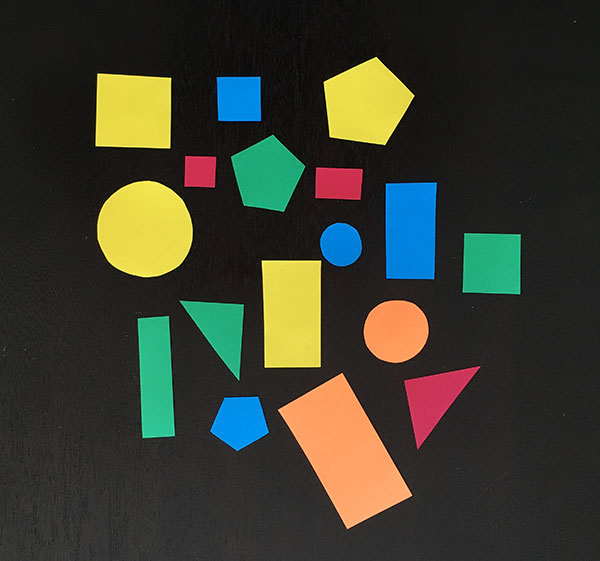
#> input picture image.jpg, 600 x 561 px, given in place of the camera
$ python test213_2.py   (older library calls are emulated)
#> lines starting #> are read from the running program, lines starting #| are printed output that depends on the picture; after the words box and inside, x2 and y2 are one past the last pixel; in counts of white or black regions, pixels touching at a corner belong together
import cv2
import numpy as np

cap = cv2.VideoCapture(0)

while (1):

    # Take each frame
    _, frame = cap.read()
#> frame is the input picture: shape (561, 600, 3); mean B, G, R 47.2, 60.1, 58.4
    hsv = cv2.cvtColor(frame, cv2.COLOR_BGR2HSV)
#> hsv: shape (561, 600, 3); mean H, S, V 33.7, 61.6, 71.1

    lower_red = np.array([30, 150, 50])
    upper_red = np.array([255, 255, 180])

    mask = cv2.inRange(hsv, lower_red, upper_red)
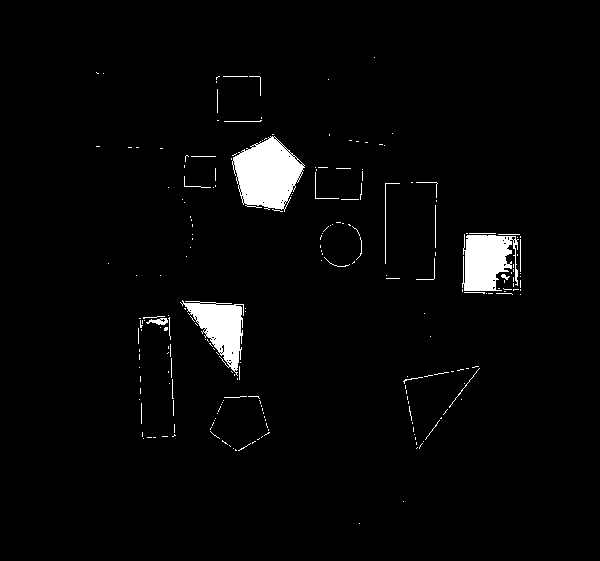
#> mask: shape (561, 600); 2.9% white; 225 white regions (194 under 20 px), largest, box (x1, y1, x2, y2) and area: (232, 136, 305, 212) 3546, (462, 234, 519, 291) 2372, (180, 300, 244, 376) 2224
    res = cv2.bitwise_and(frame, frame, mask=mask)
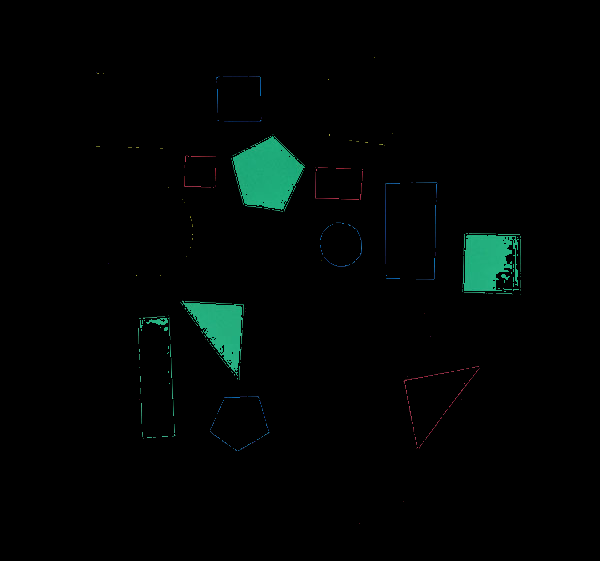
#> res: shape (561, 600, 3); mean B, G, R 3.4, 4.6, 1.1

    laplacian = cv2.Laplacian(frame, cv2.CV_64F)
    sobelx = cv2.Sobel(frame, cv2.CV_64F, 1, 0, ksize=5)
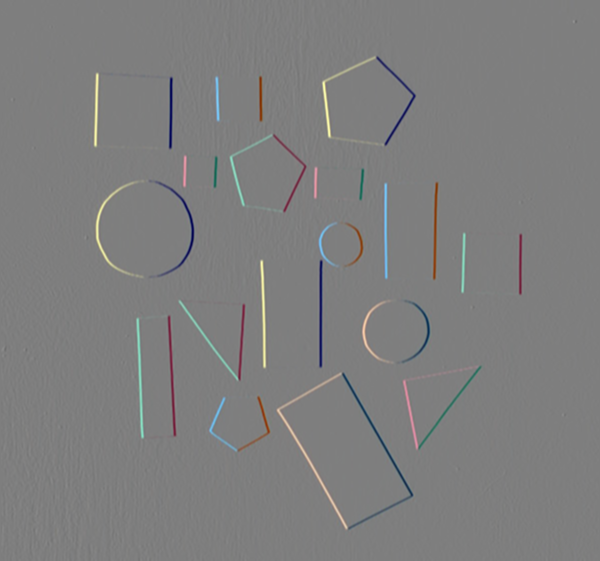
#> sobelx: shape (561, 600, 3) float64; mean B, G, R -0.7, -0.8, -0.9; drawn with min black and max white
    sobely = cv2.Sobel(frame, cv2.CV_64F, 0, 1, ksize=5)
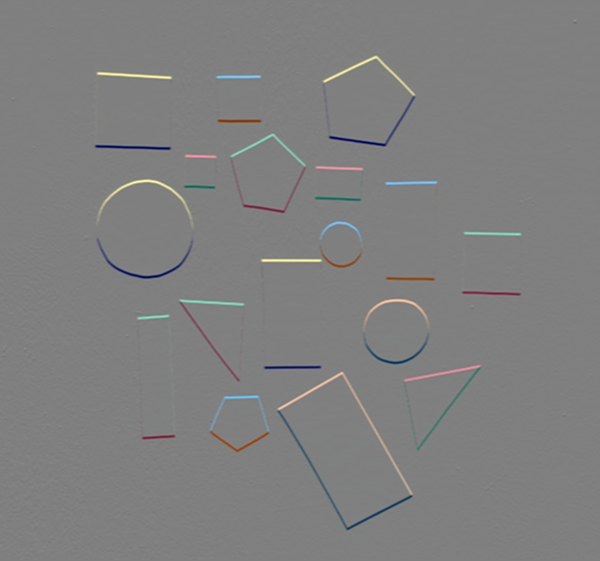
#> sobely: shape (561, 600, 3) float64; mean B, G, R 6.9, 6.6, 6.6; drawn with min black and max white

    cv2.imshow('Original', frame)
    cv2.imshow('Mask', mask)
    cv2.imshow('laplacian', laplacian)
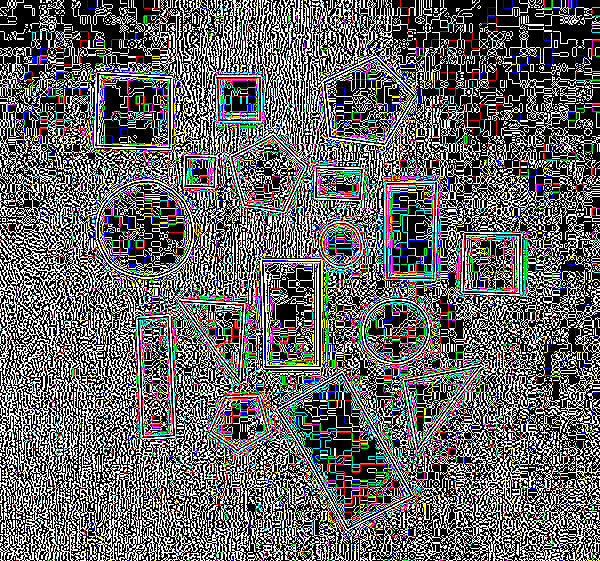
#> window 'laplacian': shape (561, 600, 3); mean B, G, R 101, 100.5, 99.9
    cv2.imshow('sobelx', sobelx)
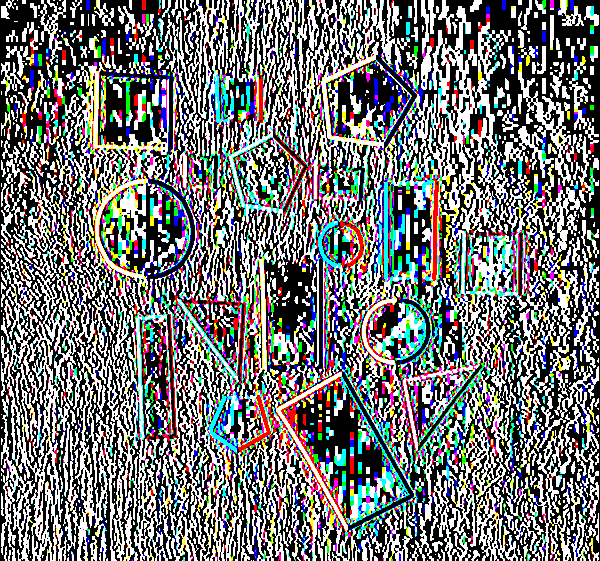
#> window 'sobelx': shape (561, 600, 3); mean B, G, R 115.9, 115.7, 113.9
    cv2.imshow('sobely', sobely)
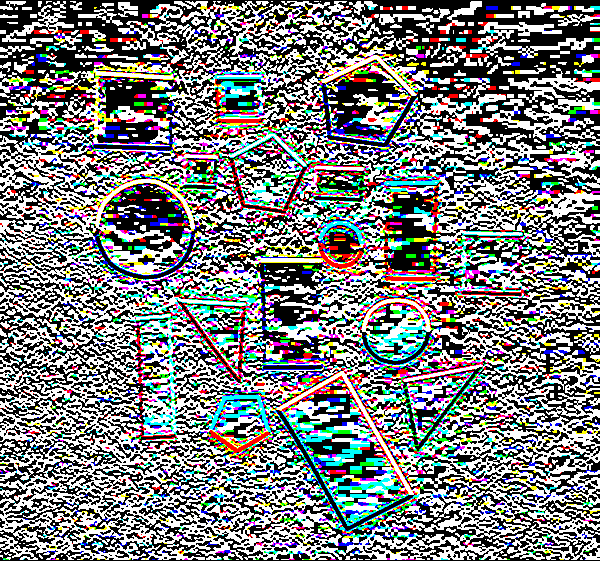
#> window 'sobely': shape (561, 600, 3); mean B, G, R 126.2, 125.7, 123.3

    k = cv2.waitKey(5) & 0xFF
#> (key Esc is pressed here)
    if k == 27:
        break

cv2.destroyAllWindows()
cap.release()

$ run again, on disparity_map.jpg
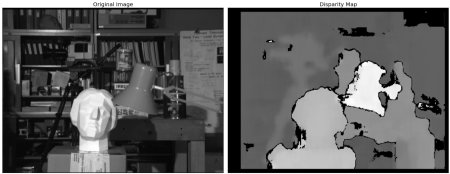
#> input picture disparity_map.jpg, 450 x 174 px, given in place of the camera
#> frame is the input picture: shape (174, 450, 3); min 0, max 255, mean 95.2
#> hsv: shape (174, 450, 3); mean H, S, V 0, 0, 95.2
#> mask: shape (174, 450); every value is 0
#> res: shape (174, 450, 3); every value is 0
#> `cv2.imshow('laplacian', laplacian)`:
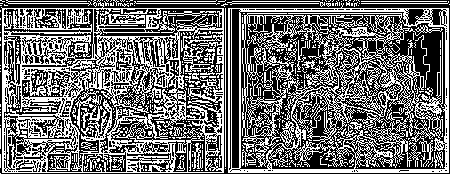
#> window 'laplacian': shape (174, 450, 3); 43.4% white in thin lines or dots
#> `cv2.imshow('sobely', sobely)`:
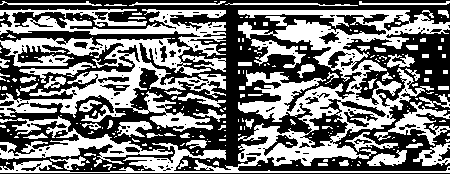
#> window 'sobely': shape (174, 450, 3); 46.4% white; 239 white regions (171 under 20 px), largest, box (x1, y1, x2, y2) and area: (0, 10, 450, 173) 14053, (0, 9, 226, 132) 11281, (0, 116, 173, 167) 2410

$ run again, on rostopic_list.png
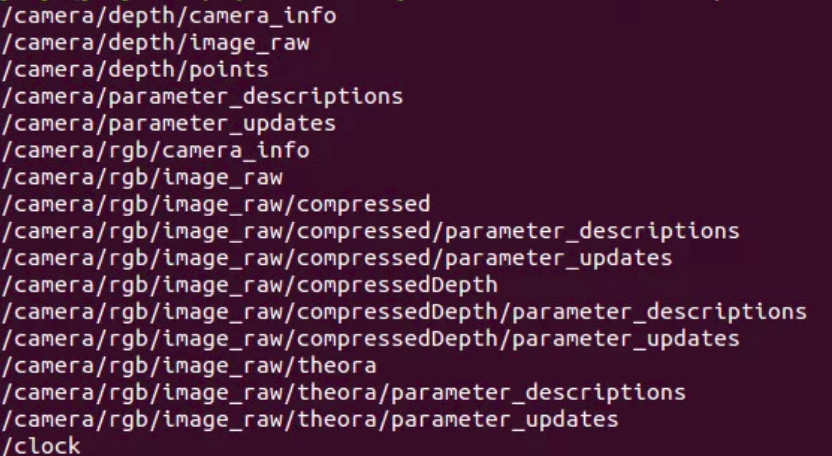
#> input picture rostopic_list.png, 832 x 456 px, given in place of the camera
#> frame is the input picture: shape (456, 832, 3); mean B, G, R 59, 33.6, 74.4
#> hsv: shape (456, 832, 3); mean H, S, V 157.8, 172.5, 75.2
#> `mask = cv2.inRange(hsv, lower_red, upper_red)`:
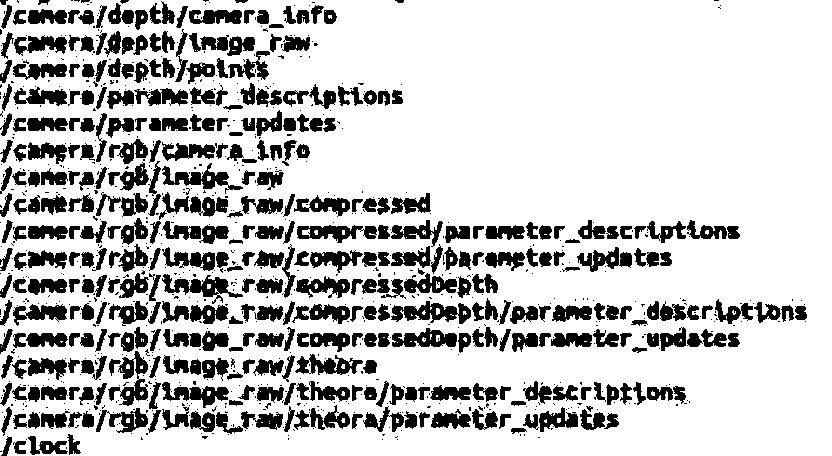
#> mask: shape (456, 832); 78% white; 1065 black regions (682 under 20 px), largest, box (x1, y1, x2, y2) and area: (391, 301, 471, 324) 987, (162, 274, 243, 304) 912, (108, 351, 148, 406) 901
#> `cv2.imshow('sobely', sobely)`:
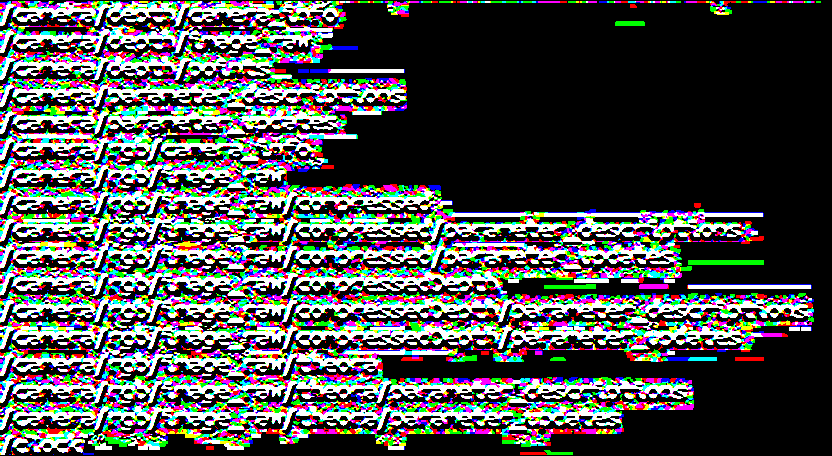
#> window 'sobely': shape (456, 832, 3); mean B, G, R 77.4, 77.8, 77.1
